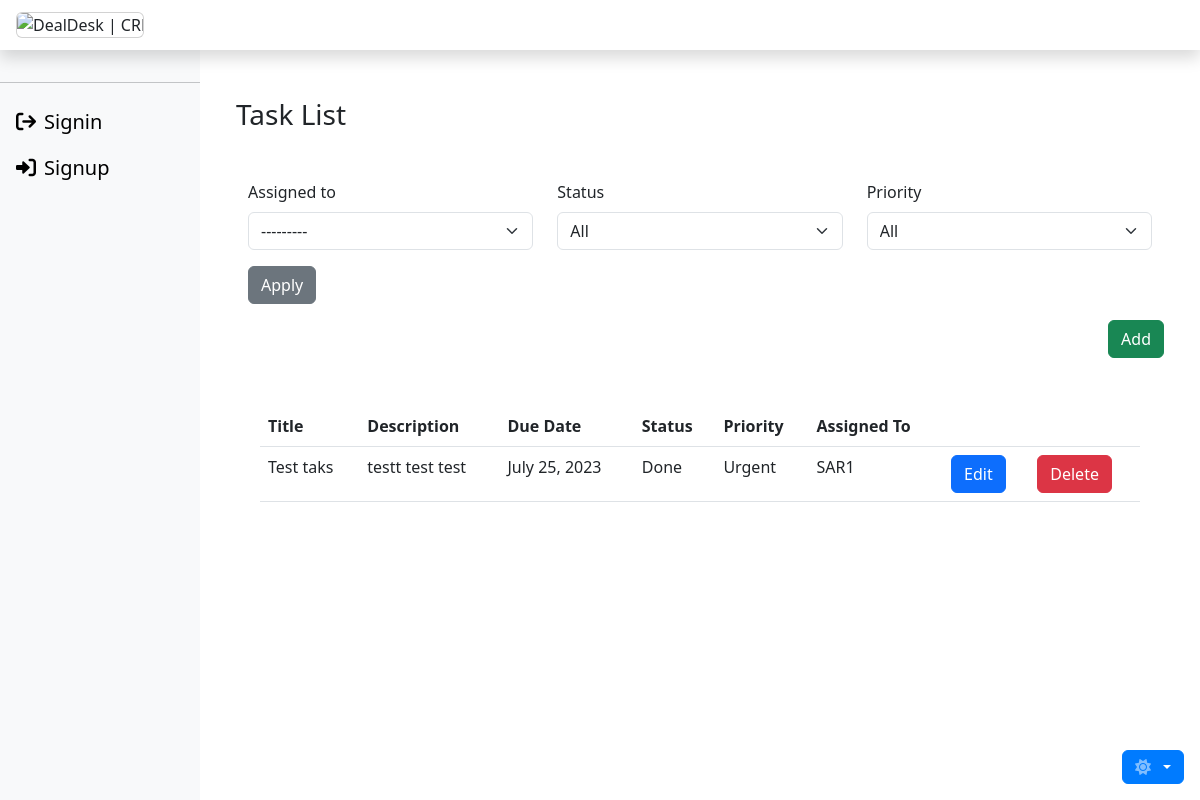
The app's page /task_manager/list/ with its own data.
### task_manager/models.py (models this page shows, shortened)
class TaskManager(models.Model):
    title = models.CharField(max_length=55, null=False)
    description = models.CharField(max_length=255)
    due_date = models.DateField(null=False)
    status = models.CharField(
        max_length=50,
        choices=STATUS_CHOICES,
        default="To Do",
        null=False
    )
    priority = models.CharField(
        max_length=50,
        choices=PRIORITY_CHOICES,
        default="Normal",
        null=False
    )
    assigned_to = models.ForeignKey(
        'team.Sar',
        on_delete=models.SET(get_salesman),
        related_name='tasks'
    )
    class Meta:
        ordering = ['due_date']

### team/models.py (models this page shows)
class Sar(models.Model):
    first_name = models.CharField(max_length=55)
    last_name = models.CharField(max_length=55)
    mobile = models.CharField(max_length=20)
    email = models.EmailField()
    manager = models.ForeignKey(
        Manager,
        on_delete=models.SET(get_manager),
        related_name='sars',
    )
    created_on = models.DateTimeField(auto_now_add=True)
    updated_on = models.DateTimeField(auto_now=True)
    class Meta:
        db_table = 'Team.Sar'
        ordering = ['first_name']
        verbose_name_plural = 'Sars'
    def __str__(self):
        return f"{self.first_name}"

### task_manager/views.py (the view)
# urls.py: path('list/', TaskListView.as_view(), name='task_list'),
class TaskListView(ListView):
    model = TaskManager
    template_name = 'task_manager/task_list.html'
    context_object_name = 'tasks'
    paginate_by = 10
    def get_queryset(self):
        queryset = super().get_queryset()
        form = TaskManagerFilterForm(self.request.GET)
        if form.is_valid():
            status = form.cleaned_data['status']
            priority = form.cleaned_data['priority']
            assigned_to = form.cleaned_data['assigned_to']
            if status:
                queryset = queryset.filter(status=status)
            if priority:
                queryset = queryset.filter(priority=priority)
            if assigned_to:
                queryset = queryset.filter(assigned_to=assigned_to)
        return queryset
    def get_context_data(self, **kwargs):
        context = super().get_context_data(**kwargs)
        context['filter_form'] = TaskManagerFilterForm(self.request.GET)
        context['task'] = TaskManager.objects.first()
        return context

### task_manager/forms.py
class TaskManagerFilterForm(forms.Form):
    assigned_to = forms.ModelChoiceField(
        queryset=Sar.objects.all(),
        widget=forms.Select(attrs={'class': 'form-control'}),
        required=False
    )
    status = forms.ChoiceField(
        choices=[('', 'All')] + STATUS_CHOICES,
        widget=forms.Select(attrs={'class': 'form-control'}),
        required=False
    )
    priority = forms.ChoiceField(
        choices=[('', 'All')] + PRIORITY_CHOICES,
        widget=forms.Select(attrs={'class': 'form-control'}),
        required=False
    )

### task_manager/templates/task_manager/task_list.html (shortened to what this page needs)
{% extends 'base.html' %}
{% load crispy_forms_tags %}
{% load humanize %}
{% block content %}
<div class="container mt-5">
    <div class="row">
        <div class="col-12">
            <h3 class="bg-body">Task List</h3>
            <form class="mb-3" method="get" action="{% url 'task_manager:task_list' %}">
                <div class="container mt-5">
                    <div class="row">
                        {% for field in filter_form %}
                        <div class="col-lg-4 col-md-6 col-sm-12">
                            <div class="form-group">
                                {{ field|as_crispy_field }}
                            </div>
                        </div>
                        {% endfor %}
                    </div>
                    <div class="form-group">
                        <button type="submit" class="btn btn-secondary">Apply</button>
                    </div>
                </div>
            </form>
            <div class="d-flex justify-content-end">
                <a href="{% url 'task_manager:task_new' %}"
                    class="btn btn-success link-offset-2 link-underline-opacity-25 link-underline-opacity-100-hover">
                    Add
                </a>
            </div>
            <div class="container mt-5">
                <div class="container table-responsive overflow-x-scroll">
                  <table class="table bg-body-tertiary table-hover">
                            <thead>
                                <tr>
                                    <th>Title</th>
                                    <th>Description</th>
                                    <th>Due Date</th>
                                    <th>Status</th>
                                    <th>Priority</th>
                                    <th>Assigned To</th>
                                    <th></th>
                                    <th></th>
                                </tr>
                            </thead>
                            <tbody>
                                {% for task in tasks %}
                                <tr>
                                    <td>{{ task.title }}</td>
                                    <td>{{ task.description }}</td>
                                    <td>{{ task.due_date }}</td>
                                    <td>{{ task.get_status_display }}</td>
                                    <td>{{ task.get_priority_display }}</td>
                                    <td>{{ task.assigned_to }}</td>
                                    <td>
                                        <button type="button"
                                            onclick="location.href='{% url 'task_manager:task_edit' pk=task.pk %}'"
                                            class="btn btn-primary link-offset-2 link-underline-opacity-25 link-underline-opacity-100-hover">
                                            Edit
                                        </button>
                                    </td>
                                    <td>
                                        <button class="btn btn-danger link-offset-2 link-underline-opacity-25 link-underline-opacity-100-hover"
                                            data-bs-toggle="modal"
                                            data-bs-target="#confirmDeleteModal">Delete</button>
                                    </td>
                                </tr>
                                {% empty %}
                                <tr>
                                    <td colspan="6">No tasks found.</td>
                                </tr>
                                {% endfor %}
                            </tbody>
                        </table>
                    </div>
                </div>
            </div>
        </div>
    </div>
</div>
{% endblock %}

### records on screen
TaskManager: title "Test taks", description "testt test test", due_date "July 25, 2023", status "Done", priority "Urgent", assigned_to "SAR1"
